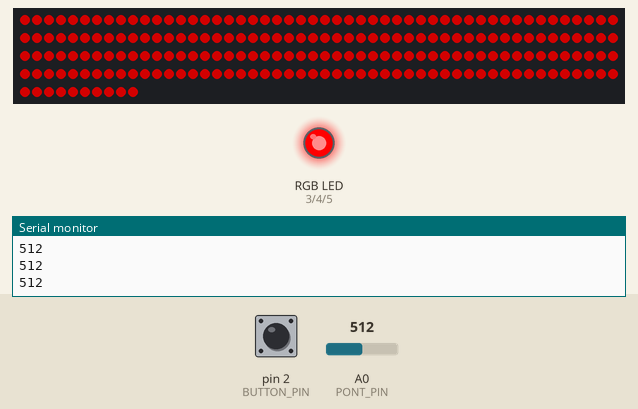
Simulated run of this sketch. Board: Arduino Uno, built with avr-gcc and run on an emulated ATmega328P. Shown: 210 RGB LEDs in strip order, left to right, continuing on the next row, an RGB LED mixed from three pins (HIGH = lit), the last lines printed to the serial monitor. The test bench sets the inputs (shaded band); at power-on: pin 2 (BUTTON_PIN) HIGH, A0 (PONT_PIN) = 512. Dim RGB values are drawn brighter than linear.

Above: at 1.2 s.
1.3 s: pin 2 (BUTTON_PIN) pulled LOW for 0.15 s
At 2.4 s:
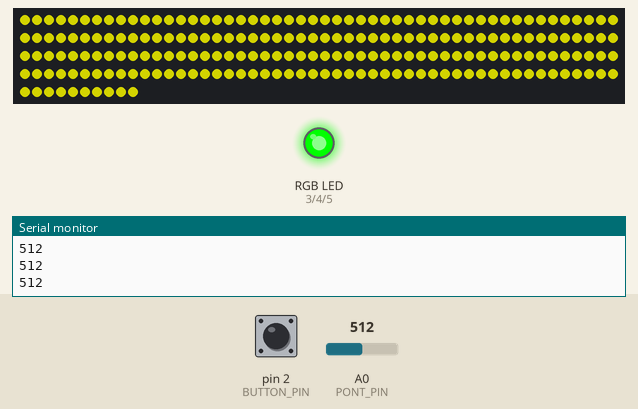
3.0 s: pin 2 (BUTTON_PIN) pulled LOW for 1 s
At 5.0 s:
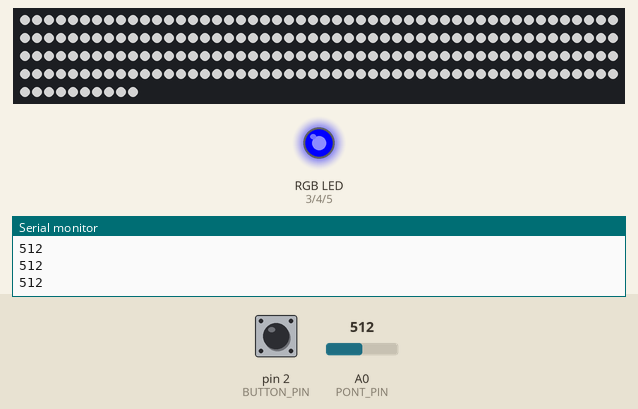
5.6 s: A0 (PONT_PIN) set to 716
7.1 s: A0 (PONT_PIN) set to 1023
At 8.3 s:
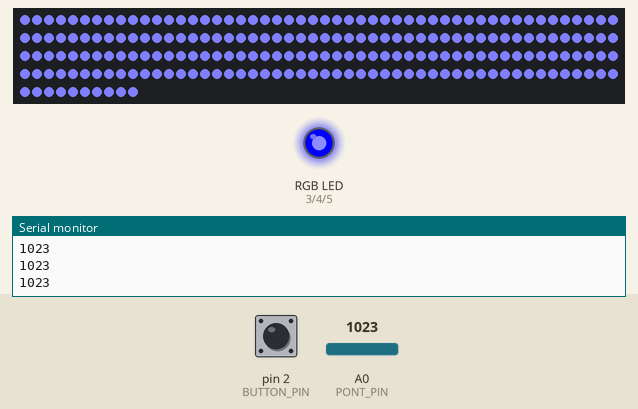
8.6 s: pin 2 (BUTTON_PIN) pulled LOW for 0.15 s
At 9.7 s:
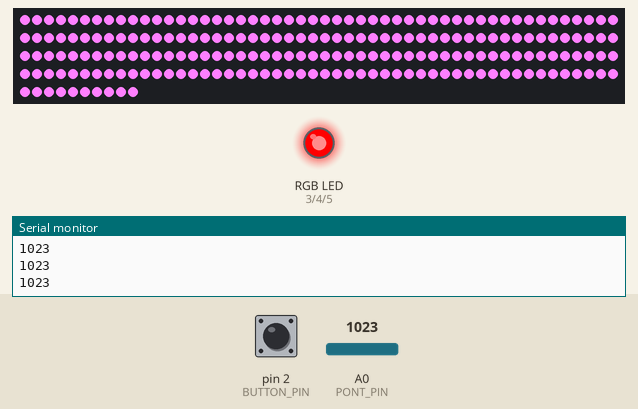
10.2 s: A0 (PONT_PIN) set to 716
Timing chart, 0 to 12.7 s (numbered marks = the images above; inputs shaded):
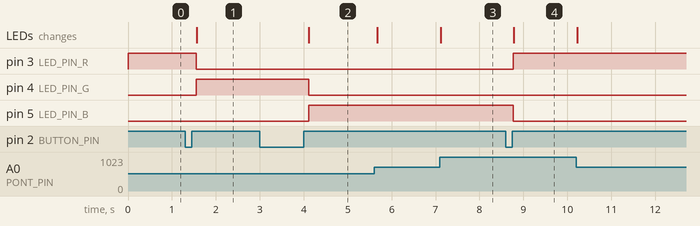

The sketch:

address_led__rgb_plus_button.ino
```cpp
#include <Button.h>
#include <Adafruit_NeoPixel.h>

// #include <OneButton.h>

#define PONT_PIN 0 // A0

#define BUTTON_PIN 2 // D3
#define LED_PIN_R 3 // D4
#define LED_PIN_G 4 // D5
#define LED_PIN_B 5 // D6

#define LED_NUM 210
#define LAS_PIN 12 // D12
// LAS = LED ADDRESS STRIP

Button btn(BUTTON_PIN);
Adafruit_NeoPixel LA_strip(LED_NUM, LAS_PIN);

int LED_mode = 0;
int rgb_values[3] = {0, 0, 0};
int pont_value = 0;
int pontRaw_prev_value = 0;

void setup() {
  pinMode(PONT_PIN, INPUT);
  pinMode(BUTTON_PIN, INPUT);
  pinMode(LED_PIN_R, OUTPUT);
  pinMode(LED_PIN_G, OUTPUT);
  pinMode(LED_PIN_B, OUTPUT);
  pinMode(LAS_PIN, OUTPUT);

  Serial.begin(9600);

  btn.begin();
  LA_strip.begin();

  digitalWrite(LED_PIN_R, HIGH);
}

void loop() {

  if(btn.released()) {
    setLED(moveLED_mode());
  }

  pont_value = map(analogRead(PONT_PIN), 0, 1023, 0, 255);
  rgb_values[LED_mode] = pont_value;

  for(int i = 0; i < LED_NUM; i++) LA_strip.setPixelColor(i, LA_strip.Color(rgb_values[0], rgb_values[1], rgb_values[2]));
  LA_strip.show();

  // Serial.print("R: ");Serial.print(rgb_values[0]);Serial.print("; ");
  // Serial.print("G: ");Serial.print(rgb_values[1]);Serial.print("; ");
  // Serial.print("B: ");Serial.print(rgb_values[2]);Serial.print("; ");Serial.println(" --- ");
  Serial.println(analogRead(PONT_PIN));

  delay(100);
}

void setLED(int number) {
  digitalWrite(LED_PIN_R, LOW);
  digitalWrite(LED_PIN_G, LOW);
  digitalWrite(LED_PIN_B, LOW);

  if(number == 0) digitalWrite(LED_PIN_R, HIGH);
  else if(number == 1) digitalWrite(LED_PIN_G, HIGH);
  else if(number == 2) digitalWrite(LED_PIN_B, HIGH);
}

int moveLED_mode() {
  if(++LED_mode > 2) LED_mode = 0;
  return LED_mode;
}
```

Measured:
- after the input at 1.3 s, pin 3 (LED_PIN_R): HIGH → LOW after 0.26 s; pin 4 (LED_PIN_G): LOW → HIGH after 0.26 s; the LEDs: change after 0.27 s (image 1)
- after the input at 3.0 s, pin 4 (LED_PIN_G): HIGH → LOW after 1.1 s; pin 5 (LED_PIN_B): LOW → HIGH after 1.1 s; the LEDs: change after 1.1 s (image 2)
- after the input at 7.1 s, the LEDs: change at once (image 3)
- after the input at 8.6 s, pin 3 (LED_PIN_R): LOW → HIGH after 0.17 s; pin 5 (LED_PIN_B): HIGH → LOW after 0.17 s; the LEDs: change after 0.18 s (image 4)
